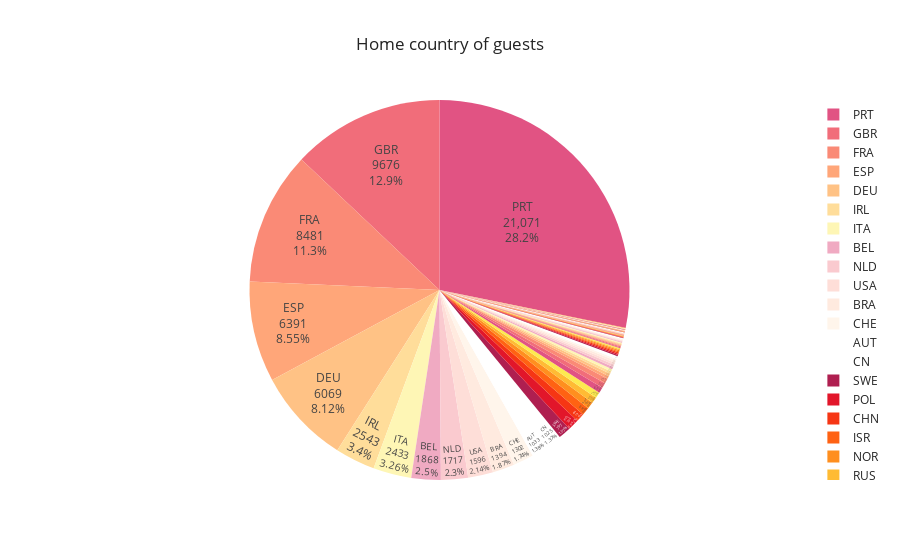

The notebook cell this image was saved under:
### Markdown cell above
### **국가분포 : Pie & Map**

아래에서 살펴볼 수 있 듯, 
포르투(내국), 영국, 프랑스, 스페인, 독일, 아일랜드 ...etc 로 인근 EU 내에서 많이 찾는 것으로 보인다.

### Code cell
import chart_studio
chart_studio.tools.set_credentials_file(username='username', api_key='api_key')
import chart_studio.plotly as py
import plotly.express as px

chart_studio
# 방문 안한 고객을 제외한 실방문자만을 추출
df_ctr = pd.DataFrame(df_ht.loc[df_ht["is_canceled"] == 0]["country"].value_counts())

#
df_ctr.rename(columns={"country": "Number of Guests"}, inplace=True)
total_guests = df_ctr["Number of Guests"].sum()
df_ctr["Guests in %"] = round(df_ctr["Number of Guests"] / total_guests * 100, 2)
df_ctr["country"] = df_ctr.index

# pie plot
fig = px.pie(df_ctr,
             values="Number of Guests",
             names="country",
             title="Home country of guests",
             template="seaborn",
             color_discrete_sequence = px.colors.sequential.Pinkyl_r)
fig.update_traces(textposition="inside", textinfo="value+percent+label")
fig.show()

### Figure 1 — Plotly figure (JSON) as saved in the notebook; plotly's stock layout.template omitted (floating-point values rounded to 4 significant figures; data arrays with more than 128 entries replaced by an {"elided": "..."} marker saying what was removed)
{"data": [{"domain": {"x": [0, 1], "y": [0, 1]}, "hovertemplate": "country=%{label}<br>Number of Guests=%{value}<extra></extra>", "labels": {"elided": "165 str values"}, "legendgroup": "", "name": "", "showlegend": true, "textinfo": "value+percent+label", "textposition": "inside", "type": "pie", "values": {"elided": "165 int values"}}], "layout": {"legend": {"tracegroupgap": 0}, "piecolorway": ["rgb(225, 83, 131)", "rgb(241, 109, 122)", "rgb(250, 138, 118)", "rgb(255, 166, 121)", "rgb(255, 194, 133)", "rgb(255, 221, 154)", "rgb(254, 246, 181)"], "title": {"text": "Home country of guests"}}}
